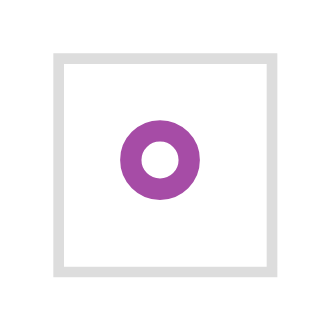

Vega-Lite specification for this chart:
### Vega specification from a JSON file in a GitHub repository (floating-point values rounded to 4 significant figures)
{"$schema": "https://vega.github.io/schema/vega/v5.json", "background": "white", "padding": 5, "width": 20, "height": 20, "style": "cell", "data": [{"name": "source_0", "values": [{"a": 2}]}], "marks": [{"name": "marks", "type": "symbol", "style": ["point"], "from": {"data": "source_0"}, "encode": {"update": {"opacity": {"value": 0.7}, "fill": {"value": "transparent"}, "stroke": {"value": "purple"}, "ariaRoleDescription": {"value": "point"}, "x": {"signal": "width", "mult": 0.5}, "y": {"signal": "height", "mult": 0.5}}}}]}
